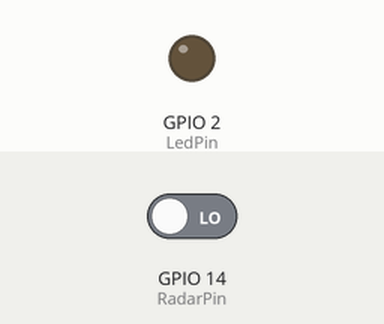
The sketch below on a simulated ESP32. On the bench: output pins drawn as LEDs (lit = HIGH). The inputs (shaded band) are chosen by the test bench; at power-on: GPIO 14 (RadarPin) LOW. WiFi joins after 1.5 s; servers stay silent unless stated; no MQTT or app messages arrive unless stated; what the sketch prints to the serial monitor is not drawn.

Above: at 2.7 s.
2.8 s: GPIO 14 (RadarPin) driven HIGH
At 5.9 s:
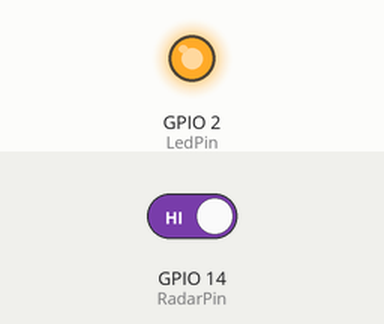
7.3 s: GPIO 14 (RadarPin) driven LOW
At 9.9 s:
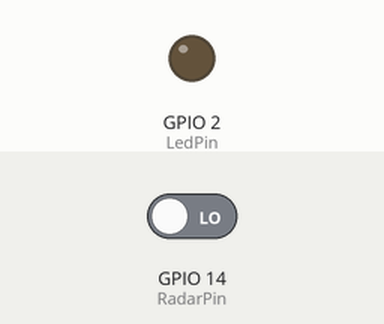
Timing chart, 0 to 11.4 s (numbered marks = the images above; inputs shaded):
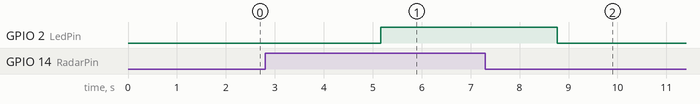

The sketch:

programaSensorMicroondas.ino
```cpp
#include <WiFi.h>
#include <PubSubClient.h>

// Configuración de la red Wi-Fi
const char* ssid = "ssid WIFI";
const char* password = "contraseña WIFI";

// Configuración del MQTT
const char* mqtt_server = "dominio del MQTT";
const int mqtt_port = "puerto (xxxx)";
const char* mqtt_client_id = "id sensor Mqtt";
const char* mqtt_user = "usuario mqtt";
const char* mqtt_password = "password mqtt";

const char* mqtt_topic_log = "g2/microondas";

WiFiClient espClient;
PubSubClient client(espClient);

const int RadarPin = 14;    // Pin del sensor RCWL-0516
const int LedPin = 2;       // Pin del LED azul (integrado en la ESP32)

void setup_wifi() {
    delay(10);
    Serial.println("Conectando a WiFi...");
    WiFi.begin(ssid, password);
    WiFi.setTxPower(WIFI_POWER_MINUS_1dBm);

    while (WiFi.status() != WL_CONNECTED) {
        delay(500);
        Serial.print(".");
    }
    Serial.println("\nConectado a WiFi, IP: " + WiFi.localIP().toString());
}

// Conectar a MQTT
void reconnect_mqtt() {
    while (!client.connected()) {
        Serial.print("Conectando a MQTT...");
        if (client.connect(mqtt_client_id, mqtt_user, mqtt_password)) {
            Serial.println("conectado.");
        } else {
            Serial.print("Error, rc=");
            Serial.print(client.state());
            Serial.println(" Intentando de nuevo en 5 segundos...");
            delay(5000);
        }
    }
}

void setup() {
    pinMode(RadarPin, INPUT);  // Configurar el pin del sensor como entrada
    pinMode(LedPin, OUTPUT);   // Configurar el pin del LED azul como salida

    digitalWrite(LedPin, LOW);  // Inicializar el LED apagado

    Serial.begin(115200);
    Serial.println("Sistema iniciado.");
    setup_wifi();
    client.setServer(mqtt_server, mqtt_port);

}

void loop() {
    if (!client.connected()) {
        reconnect_mqtt();
    }
    client.loop();

    int valorSensor = digitalRead(RadarPin);

    if (valorSensor == HIGH) {
        digitalWrite(LedPin, HIGH);
        Serial.println("Movimiento detectado.");
        client.publish(mqtt_topic_log, "Movimiento detectado");
    } else {
        digitalWrite(LedPin, LOW);
        Serial.println("No se detectó movimiento.");
        client.publish(mqtt_topic_log, "No se detectó movimiento");
    }

    delay(3600);
}
```

Measured:
- after the input at 2.8 s, GPIO 2 (LedPin): LOW → HIGH after 2.4 s
- after the input at 7.3 s, GPIO 2 (LedPin): HIGH → LOW after 1.5 s
